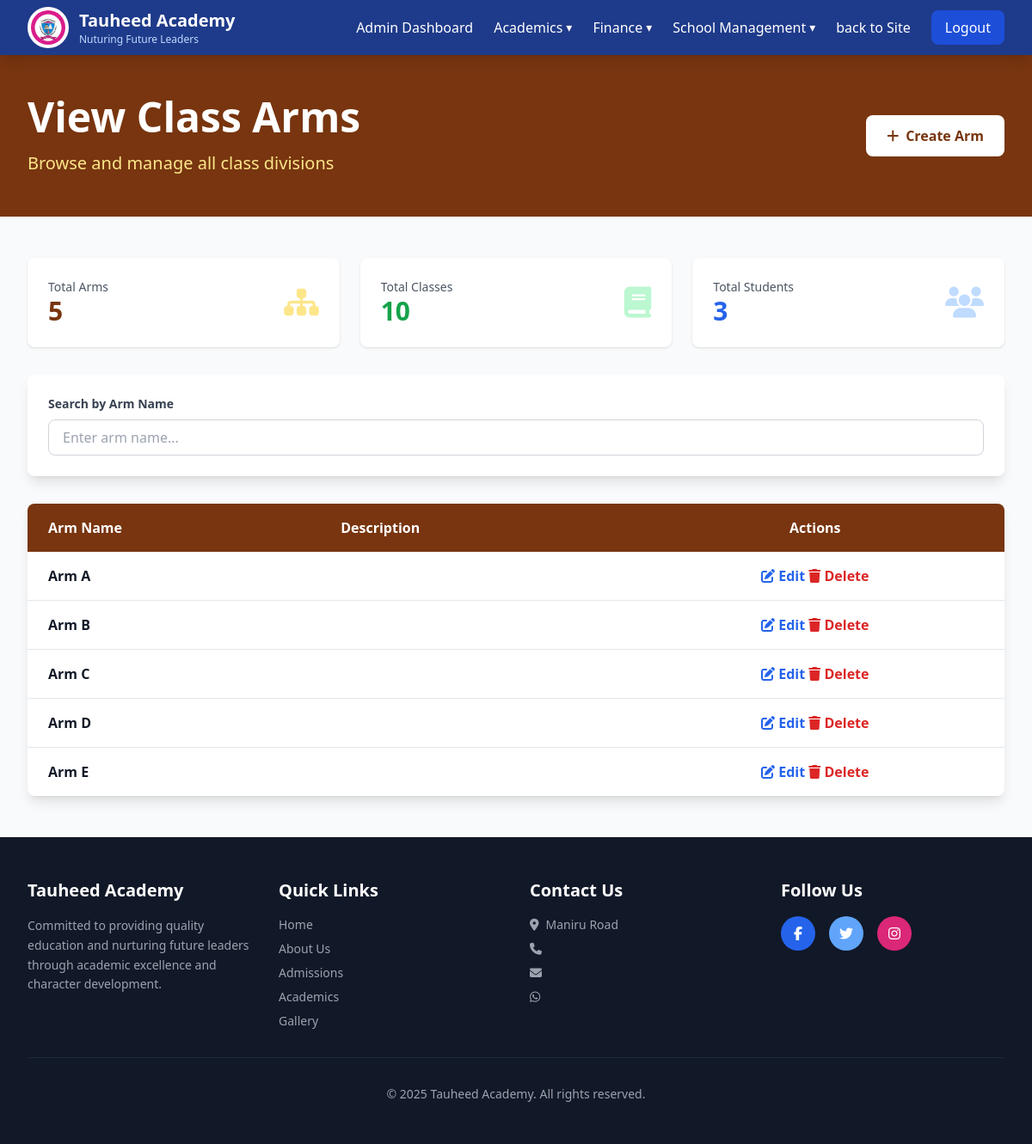
Page /pages/admin/classes-management/class-arm-management.php on the earlier database version.
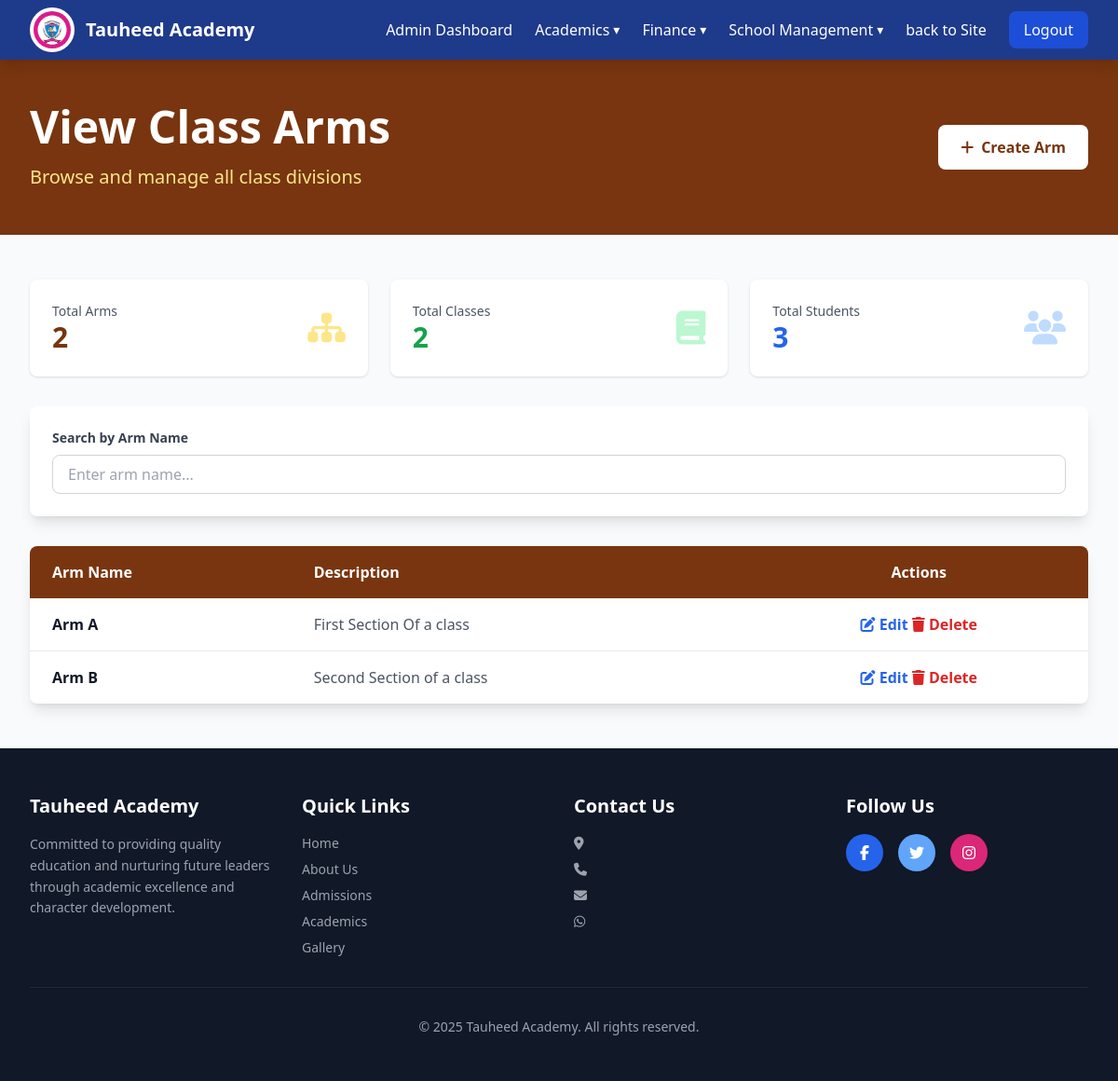
Same page on the later database version.
### tables this page shows
CREATE TABLE `schools` (
  `id` int(11) NOT NULL,
  `name` varchar(150) NOT NULL,
  `motto` varchar(255) DEFAULT NULL,
  `address` varchar(255) DEFAULT NULL,
  `phone` varchar(20) DEFAULT NULL,
  `email` varchar(100) DEFAULT NULL,
  `about_message` text DEFAULT NULL,
  `welcome_message` text DEFAULT NULL,
  `whatsapp_number` varchar(20) DEFAULT NULL,
  `facebook` varchar(255) DEFAULT NULL,
  `twitter` varchar(255) DEFAULT NULL,
  `instagram` varchar(255) DEFAULT NULL,
  `admission_number_format` varchar(255) DEFAULT NULL,
  `admission_number_format_description` varchar(255) DEFAULT NULL,
  `created_at` timestamp NOT NULL DEFAULT current_timestamp(),
  `deleted_at` datetime DEFAULT NULL,
  `updated_at` timestamp NOT NULL DEFAULT current_timestamp() ON UPDATE current_timestamp()
);

CREATE TABLE `class_arms` (
  `id` int(11) NOT NULL,
  `name` varchar(100) NOT NULL,
  `description` varchar(255) DEFAULT NULL,
  `created_at` timestamp NOT NULL DEFAULT current_timestamp(),
  `deleted_at` datetime DEFAULT NULL,
  `updated_at` timestamp NOT NULL DEFAULT current_timestamp() ON UPDATE current_timestamp()
);

### routes/functions.php (called while the page is built, shortened)
<?php
include(__DIR__ .  '/./web.php');
function route($name)
{
    global $routes, $baseUrl;
    if (isset($routes[$name])) {
        return $routes[$name]['url'];
    }
    return $baseUrl . "/index.php";
}
function countDataTotal($table, $haveActivity = false)
{
    global $conn;
    $totalQuery = $conn->query("SELECT COUNT(*) AS total FROM $table WHERE deleted_at is null");
    $total = $totalQuery->fetch_assoc()['total'];
    $total = number_format($total);
    return ['total' => $total];
}
function selectAllData($table, $whereIdIs = null, $whereIdIsNot = null)
{
    global $conn;
    if ($whereIdIs) {
        $stmt = $conn->prepare("SELECT * FROM $table WHERE id =  ? and deleted_at is null");
        $stmt->bind_param('i', $whereIdIs);
    } else if ($whereIdIsNot) {
        $stmt = $conn->prepare("SELECT * FROM $table WHERE id != ?  and deleted_at is null");
        $stmt->bind_param('i', $whereIdIsNot);
    } else {
        $stmt = $conn->prepare("SELECT * FROM $table where deleted_at is null");
    }
    $stmt->execute();
    $result = $stmt->get_result();
    $data = $result->fetch_all(MYSQLI_ASSOC);
    return $data;
}

### routes/web.php (called while the page is built, shortened)
<?php
$protocol = (!empty($_SERVER['HTTPS']) && $_SERVER['HTTPS'] !== 'off') ? "https" : "http";
$host = $_SERVER['HTTP_HOST'];
if ($host === 'localhost' || preg_match('/^192\.168\./', $host)) {
    $baseUrl = $protocol . "://" . $host . "/tauheed-academy-project";
} else {
    $baseUrl = $protocol . "://" . $host;
}

### pages/admin/classes-management/class-arm-management.php (the view, shortened to what the changed rows need)
<?php
include(__DIR__ . '/../../../includes/header.php');
$arms = selectAllData('class_arms');
$armsCount = countDataTotal('class_arms')['total'];
$classesCount = countDataTotal('classes')['total'];
?>
<body class="bg-gray-50">
    <?php include(__DIR__ . '/../includes/admins-section-nav.php') ?>
    <section class="bg-amber-900 text-white py-12">
        <div class="max-w-7xl mx-auto px-4 sm:px-6 lg:px-8">
            <div class="flex justify-between items-center">
                <div>
                    <h1 class="text-4xl md:text-5xl font-bold mb-4">View Class Arms</h1>
                </div>
            </div>
        </div>
    </section>
    <section class="py-12 bg-gray-50">
        <div class="max-w-7xl mx-auto px-4 sm:px-6 lg:px-8">
            <div class="grid grid-cols-1 md:grid-cols-3 gap-6 mb-8">
                <div class="bg-white rounded-lg shadow p-6">
                    <div class="flex items-center justify-between">
                        <div>
                            <p class="text-gray-600 text-sm">Total Arms</p>
                            <p class="text-3xl font-bold text-amber-900" id="totalArms"><?= $armsCount ?></p>
                        </div>
                    </div>
                </div>
                <div class="bg-white rounded-lg shadow p-6">
                    <div class="flex items-center justify-between">
                        <div>
                            <p class="text-gray-600 text-sm">Total Classes</p>
                            <p class="text-3xl font-bold text-green-600" id="totalClasses"><?= $classesCount ?></p>
                        </div>
                    </div>
                </div>
            </div>
            <div class="bg-white rounded-lg shadow-lg overflow-hidden">
                <table class="w-full">
                    <thead class="bg-amber-900 text-white">
                        <tr>
                            <th class="px-6 py-4 text-left font-semibold">Arm Name</th>
                            <th class="px-6 py-4 text-left font-semibold">Description</th>
                            <th class="px-6 py-4 text-center font-semibold">Actions</th>
                        </tr>
                    </thead>
                    <tbody id="armsTableBody" class="divide-y divide-gray-200">
                        <?php foreach ($arms as $arm) : ?>
                            <tr class="hover:bg-gray-50 transition arm-row" data-name="<?= $arm['name'] ?>" data-status="active">
                                <td class="px-6 py-4 font-semibold text-gray-900">Arm <?= $arm['name'] ?></td>
                                <td class="px-6 py-4 text-gray-600"><?= $arm['description'] ?></td>
                                <td class="px-6 py-4 text-center">
                                    <a href="<?= route('update-class-arm') ?>?id=<?= $arm['id'] ?>">
                                        <button class="text-blue-600 hover:text-blue-900 font-semibold">
                                            <i class="fas fa-edit"></i> Edit
                                        </button>
                                    </a>
                                    <a href="<?= route('delete-class-arm') ?>?id=<?= $arm['id'] ?>">
                                        <button class="text-red-600 hover:text-red-900 font-semibold">
                                            <i class="fas fa-trash"></i> Delete
                                        </button>
                                    </a>
                                </td>
                            </tr>
                        <?php endforeach ?>
                    </tbody>
                </table>
            </div>
        </div>
    </section>
    <?php include(__DIR__ . '/../../../includes/footer.php'); ?>
</body>
</html>

### pages/admin/includes/admins-section-nav.php (shortened to what the changed rows need)
<nav class="bg-blue-900 text-white sticky top-0 z-50 shadow-lg">
    <div class="max-w-7xl mx-auto px-4 sm:px-6 lg:px-8">
        <div class="flex justify-between items-center h-16">
            <div class="flex items-center gap-3">
                <div>
                    <h1 class="text-xl font-bold"><?= $school['name'] ?? 'Tauheed Academy' ?></h1>
                    <p class="text-xs text-blue-200"><?= $school['motto']; ?></p>
                </div>
            </div>
        </div>
    </div>
</nav>

### includes/footer.php (shortened to what the changed rows need)
<footer class="bg-gray-900 text-white py-12">
    <div class="max-w-7xl mx-auto px-4 sm:px-6 lg:px-8">
        <div class="grid grid-cols-1 md:grid-cols-4 gap-8">
            <div>
                <h3 class="text-xl font-bold mb-4"><?= $school['name'] ?? 'Tauheed Academy' ?></h3>
                <p class="text-gray-400 text-sm leading-relaxed">
                    Committed to providing quality education and nurturing future leaders through academic excellence and character development.
                </p>
            </div>
            <div>
                <ul class="space-y-2 text-sm text-gray-400">
                    <li><i class="fas fa-map-marker-alt mr-2"></i><?= $school['address'] ?? '' ?></li>
                    <li><i class="fas fa-phone mr-2"></i><?= $school['phone'] ?? '' ?></li>
                    <li><i class="fas fa-envelope mr-2"></i><?= $school['email'] ?? '' ?></li>
                    <li><i class="fab fa-whatsapp mr-2"></i><?= $school['whatsapp_number'] ?? '' ?></li>
                </ul>
            </div>
        </div>
        <div class="border-t border-gray-800 mt-8 pt-8 text-center text-gray-400 text-sm">
            <p>&copy; 2025 <?= $school['name'] ?? 'Tauheed Academy' ?>. All rights reserved.</p>
        </div>
    </div>
</footer>

Differences in the rows shown:
removed class_arms: name "C"
removed class_arms: name "D"
removed class_arms: name "E"
changed schools "Tauheed Academy": motto "Nuturing Future Leaders" → (not shown); address "Maniru Road" → (not shown)
changed class_arms: description (not shown) → "First Section Of a class"
changed class_arms: description (not shown) → "Second Section of a class"
Other differences:
$armsCount: "5" → "2"
$classesCount: "10" → "2"
